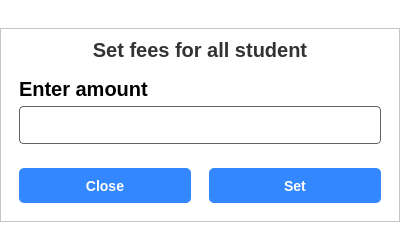
<?xml version="1.0" encoding="UTF-8"?>
<ui version="4.0">
 <class>SetFeesPopup</class>
 <widget class="QDialog" name="SetFeesPopup">
  <property name="geometry">
   <rect>
    <x>0</x>
    <y>0</y>
    <width>400</width>
    <height>250</height>
   </rect>
  </property>
  <property name="sizePolicy">
   <sizepolicy hsizetype="Preferred" vsizetype="Preferred">
    <horstretch>0</horstretch>
    <verstretch>0</verstretch>
   </sizepolicy>
  </property>
  <property name="windowTitle">
   <string>Dialog</string>
  </property>
  <property name="styleSheet">
   <string notr="true">background-color: rgb(255, 255, 255);</string>
  </property>
  <layout class="QVBoxLayout" name="verticalLayout">
   <property name="spacing">
    <number>0</number>
   </property>
   <property name="leftMargin">
    <number>0</number>
   </property>
   <property name="topMargin">
    <number>0</number>
   </property>
   <property name="rightMargin">
    <number>0</number>
   </property>
   <property name="bottomMargin">
    <number>0</number>
   </property>
   <item>
    <widget class="QFrame" name="backgroundFrame">
     <property name="sizePolicy">
      <sizepolicy hsizetype="Preferred" vsizetype="Fixed">
       <horstretch>0</horstretch>
       <verstretch>0</verstretch>
      </sizepolicy>
     </property>
     <property name="styleSheet">
      <string notr="true">#backgroundFrame {
    background-color: white;
}
QLabel {
    color: #333;
    font-family: &quot;Segoe UI&quot;;
    font-size: 20px;
    font-weight: bold;
    border: none; }

QPushButton {
                                                    height: 35px;
                                                    padding: 0 16px;
                                                    background-color: #3388FF;
                                                    color: white;
                                                    font-size: 14px;
                                                    font-weight: 600;
                                                    border: none;
                                                    border-radius: 5px;
                                                    }

                                                    QPushButton:hover {
                                                    background-color: #0055FF;
                                                    }
                                                </string>
     </property>
     <property name="frameShape">
      <enum>QFrame::Shape::StyledPanel</enum>
     </property>
     <property name="frameShadow">
      <enum>QFrame::Shadow::Raised</enum>
     </property>
     <layout class="QVBoxLayout" name="verticalLayout_2">
      <item>
       <widget class="QLabel" name="label">
        <property name="sizePolicy">
         <sizepolicy hsizetype="Preferred" vsizetype="Fixed">
          <horstretch>0</horstretch>
          <verstretch>0</verstretch>
         </sizepolicy>
        </property>
        <property name="text">
         <string>Set fees for all student</string>
        </property>
        <property name="alignment">
         <set>Qt::AlignmentFlag::AlignCenter</set>
        </property>
       </widget>
      </item>
      <item>
       <widget class="QWidget" name="widget" native="true">
        <property name="sizePolicy">
         <sizepolicy hsizetype="Preferred" vsizetype="Fixed">
          <horstretch>0</horstretch>
          <verstretch>0</verstretch>
         </sizepolicy>
        </property>
        <property name="styleSheet">
         <string notr="true">QLabel{color : rgb(0,0,0);font: 600 8pt &quot;Segoe UI&quot;;}
QLineEdit {
                                                                height: 20px;
                                                                padding: 8px 10px;
                                                                font-size: 14px;
                                                                color: #111;
                                                                border: 1px solid rgb(99, 99, 99);
                                                                background: #fff;
                                                                border-radius: 4px;
                                                                }
QLineEdit:focus {
border: 1.5px solid #3388FF;}</string>
        </property>
        <layout class="QVBoxLayout" name="verticalLayout_3">
         <property name="spacing">
          <number>5</number>
         </property>
         <item>
          <widget class="QLabel" name="label_2">
           <property name="sizePolicy">
            <sizepolicy hsizetype="Preferred" vsizetype="Fixed">
             <horstretch>0</horstretch>
             <verstretch>0</verstretch>
            </sizepolicy>
           </property>
           <property name="text">
            <string>Enter amount</string>
           </property>
          </widget>
         </item>
         <item>
          <widget class="QLineEdit" name="fee_input"/>
         </item>
        </layout>
       </widget>
      </item>
      <item>
       <widget class="QWidget" name="widget_2" native="true">
        <property name="sizePolicy">
         <sizepolicy hsizetype="Preferred" vsizetype="Fixed">
          <horstretch>0</horstretch>
          <verstretch>0</verstretch>
         </sizepolicy>
        </property>
        <layout class="QHBoxLayout" name="horizontalLayout_2">
         <property name="spacing">
          <number>18</number>
         </property>
         <item>
          <widget class="QPushButton" name="cancelBtn">
           <property name="cursor">
            <cursorShape>PointingHandCursor</cursorShape>
           </property>
           <property name="styleSheet">
            <string notr="true">#btn_close{background-color: rgb(255, 255, 255);
color: #333;
border: 1px solid #333;
border-radius: 5px
}

#btn_close:hover{
	background-color: rgba(51, 51, 51, 30);
}

#btn_close:pressed{
	background-color: rgba(51, 51, 51, 80);
}
</string>
           </property>
           <property name="text">
            <string>Close</string>
           </property>
          </widget>
         </item>
         <item>
          <widget class="QPushButton" name="setBtn">
           <property name="cursor">
            <cursorShape>PointingHandCursor</cursorShape>
           </property>
           <property name="text">
            <string>Set</string>
           </property>
          </widget>
         </item>
        </layout>
       </widget>
      </item>
     </layout>
    </widget>
   </item>
  </layout>
 </widget>
 <resources/>
 <connections/>
</ui>
